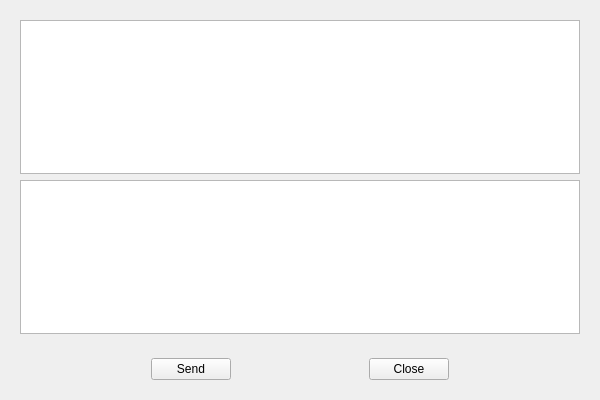
<?xml version="1.0" encoding="UTF-8"?>
<ui version="4.0">
 <class>Widget</class>
 <widget class="QWidget" name="Widget">
  <property name="geometry">
   <rect>
    <x>0</x>
    <y>0</y>
    <width>600</width>
    <height>400</height>
   </rect>
  </property>
  <property name="windowTitle">
   <string>Widget</string>
  </property>
  <layout class="QVBoxLayout" name="verticalLayout_2">
   <item>
    <widget class="QWidget" name="widget" native="true">
     <layout class="QVBoxLayout" name="verticalLayout">
      <item>
       <widget class="QTextEdit" name="text_recv"/>
      </item>
      <item>
       <widget class="QTextEdit" name="text_send"/>
      </item>
     </layout>
    </widget>
   </item>
   <item>
    <widget class="QWidget" name="widget_2" native="true">
     <layout class="QHBoxLayout" name="horizontalLayout">
      <item>
       <spacer name="horizontalSpacer_2">
        <property name="orientation">
         <enum>Qt::Horizontal</enum>
        </property>
        <property name="sizeHint" stdset="0">
         <size>
          <width>40</width>
          <height>20</height>
         </size>
        </property>
       </spacer>
      </item>
      <item>
       <widget class="QPushButton" name="bt_send">
        <property name="minimumSize">
         <size>
          <width>80</width>
          <height>0</height>
         </size>
        </property>
        <property name="maximumSize">
         <size>
          <width>80</width>
          <height>16777215</height>
         </size>
        </property>
        <property name="text">
         <string>Send</string>
        </property>
       </widget>
      </item>
      <item>
       <spacer name="horizontalSpacer">
        <property name="orientation">
         <enum>Qt::Horizontal</enum>
        </property>
        <property name="sizeHint" stdset="0">
         <size>
          <width>40</width>
          <height>20</height>
         </size>
        </property>
       </spacer>
      </item>
      <item>
       <widget class="QPushButton" name="bt_close">
        <property name="minimumSize">
         <size>
          <width>80</width>
          <height>0</height>
         </size>
        </property>
        <property name="maximumSize">
         <size>
          <width>80</width>
          <height>16777215</height>
         </size>
        </property>
        <property name="text">
         <string>Close</string>
        </property>
       </widget>
      </item>
      <item>
       <spacer name="horizontalSpacer_3">
        <property name="orientation">
         <enum>Qt::Horizontal</enum>
        </property>
        <property name="sizeHint" stdset="0">
         <size>
          <width>40</width>
          <height>20</height>
         </size>
        </property>
       </spacer>
      </item>
     </layout>
    </widget>
   </item>
  </layout>
 </widget>
 <resources/>
 <connections/>
</ui>
